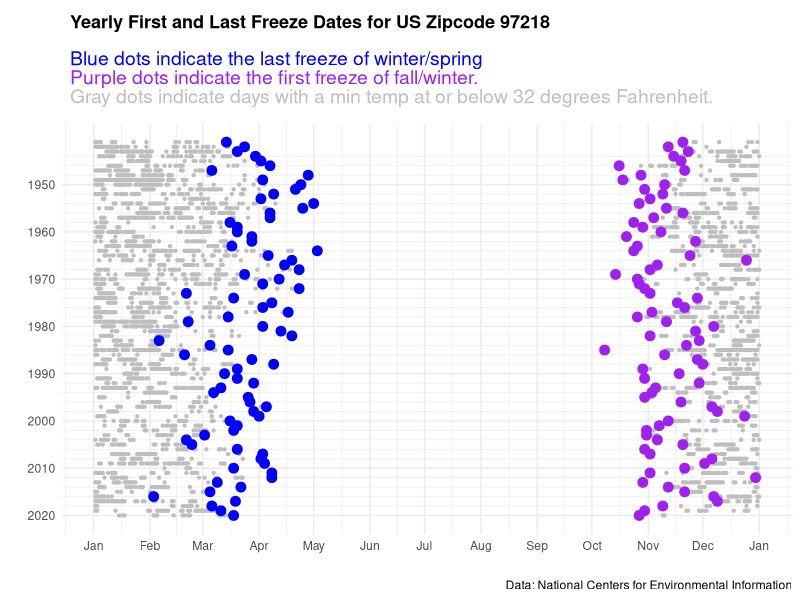
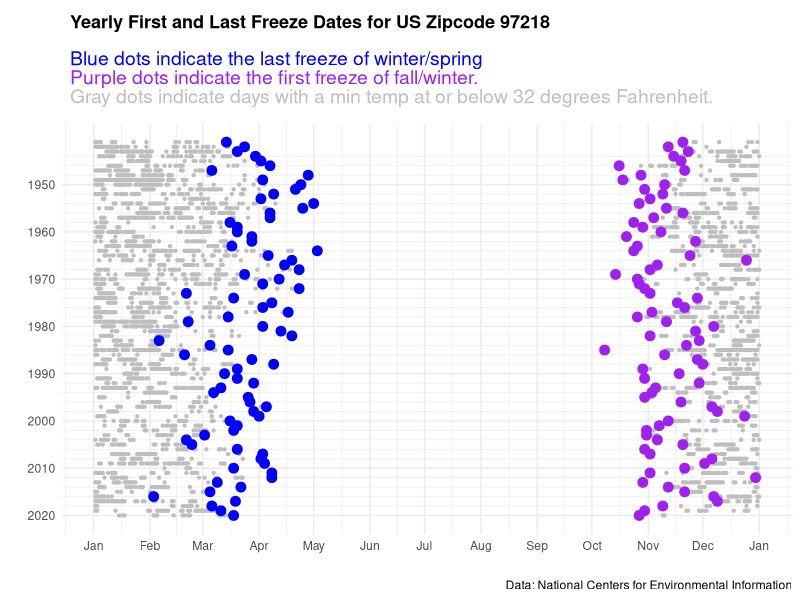

Generate these figures, in order, with R:
# Author: Sabi Horvat, November 2020
# github: www.github.com/wpbsabi
# twitter: @tourofdata - mobile.twitter.com/tourofdata
# Credit: Visual idea adapted from "Freeze History Bishop" 
#           by Ian Bell @ian_bellio, October 2020

library(tidyverse)
library(lubridate)
library(ggtext)
#library(rnoaa)
#library(weatherData)
#library(cowplot) # for multiple graphs (zoom in on years)

# GET DATA from https://www.climate.gov/maps-data/dataset/past-weather-zip-code-data-table
csv_data <- read_csv('Yearly first and last freeze data.csv') # 1941 January to 2020 November

# extract year, month, day from the date
extract_dates <- csv_data %>%
  mutate(year = year(DATE)
         ,month = month(DATE)
         ,yday = yday(DATE))

freeze_days <- extract_dates %>%
  select(year,TMIN,yday) %>%
  group_by(year) %>%
  filter(TMIN <= 32) 

first_freeze <- extract_dates %>%
  group_by(year) %>%
  filter(TMIN <= 32, month > 7) %>%
  summarise(min = min(DATE))

last_freeze <- extract_dates %>%
  group_by(year) %>%
  filter(TMIN <= 32, month < 7) %>%
  summarise(max = max(DATE))

first_freeze_yday <- first_freeze %>% mutate(yday = yday(min))
last_freeze_yday <- last_freeze %>% mutate(yday = yday(max))                                          

# Note that the origin date doesn't matter, need date format for the x-axis scale to work
freeze <- ggplot() +
  geom_point(data=freeze_days, aes(y=year, x=as.Date(yday,origin='2020-01-01'))
             , color = "gray", size = 0.8)+
  geom_point(data=first_freeze_yday, aes(y=year, x=as.Date(yday,origin='2020-01-01'))
              , size = 3, color = "purple") +
  geom_point(data=last_freeze_yday, aes(y=year, x=as.Date(yday,origin='2020-01-01')) 
              , size = 3, color = "blue") +
  scale_y_reverse(breaks= seq(1950, 2020, 10), minor_breaks = seq(1944, 2020, 2)) +
  scale_x_date(date_labels = "%b", breaks = "month") +
  theme_minimal() +
  theme( plot.title.position = "panel"
          ,plot.title = element_textbox_simple(
            size = 13,
            lineheight = 1,
            padding = margin(5.5, 5.5, 5.5, 5.5),
            margin = margin(0, 0, 5.5, 0))) +
  ggtitle("<b>Yearly First and Last Freeze Dates for US Zipcode 97218 </b>   <br><span style = 'font-size:14pt'>
           <br><span style = 'color:blue;'>Blue dots indicate the last freeze of winter/spring</span> 
           <br><span style = 'color:purple;'> Purple dots indicate the first freeze of fall/winter.</span> 
           <br><span style = 'color:gray;'> Gray dots indicate days with a min temp at or below 32 degrees Fahrenheit.</span>"
         ) +
  labs(caption = "Data: National Centers for Environmental Information") +
  xlab('') +
  ylab('')
  

freeze

ggsave("Yearly first and last freeze for US zipcode 97218.png", height= 6.5, width = 8, dpi = 300)
